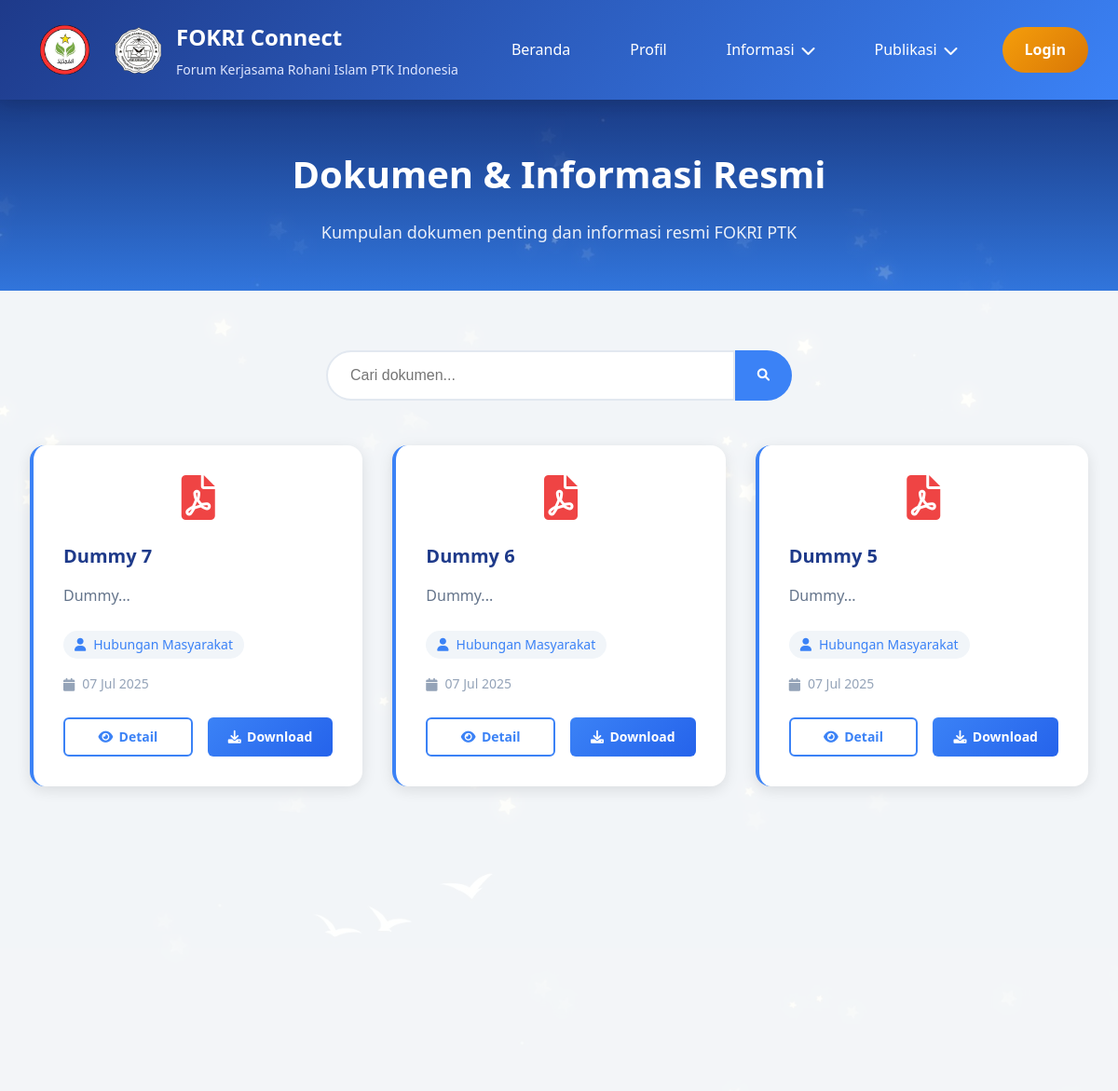
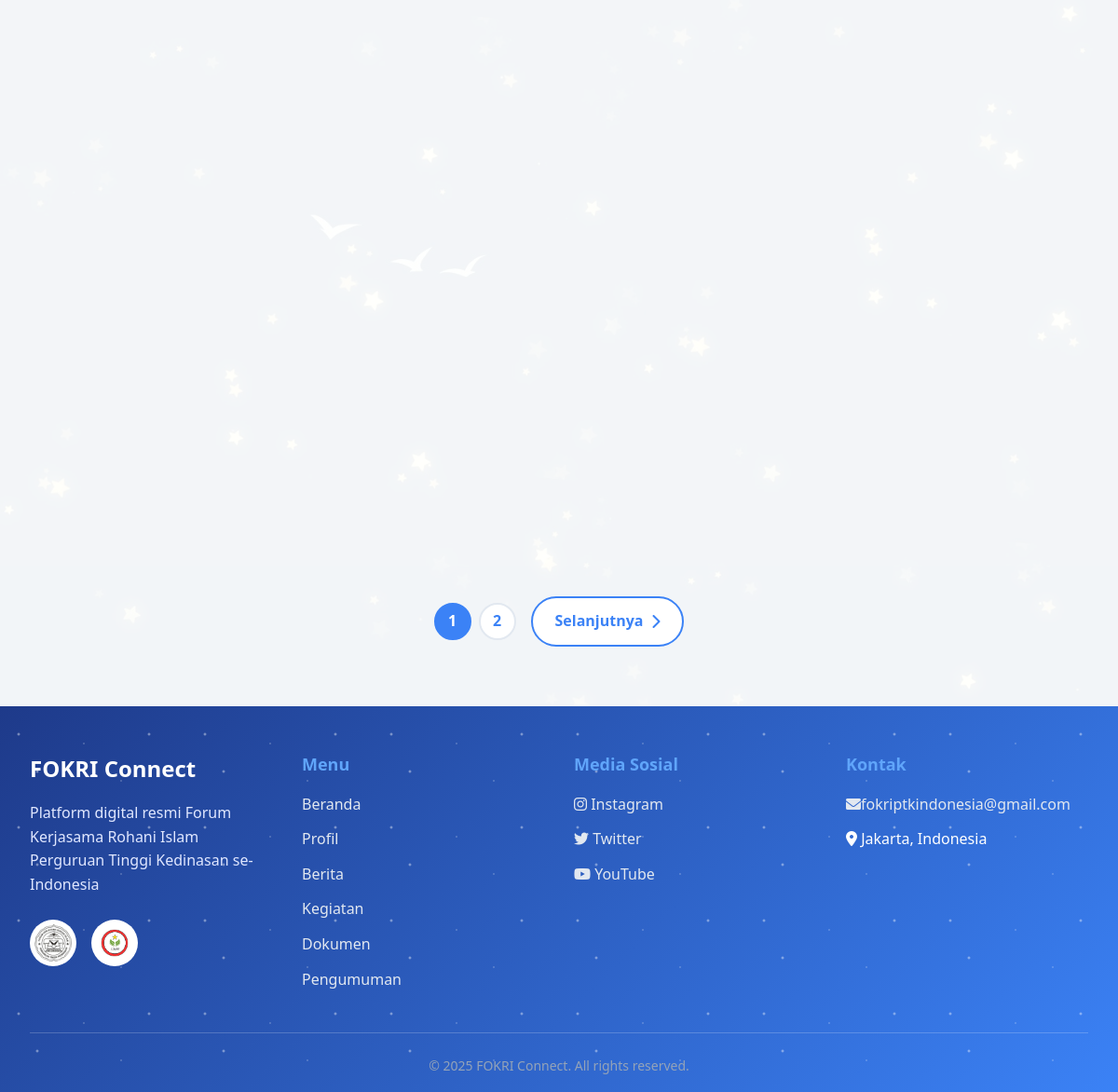
Page /php/dokumen.php on the committed database (2 pictures, top to bottom).
### tables this page shows
CREATE TABLE `dokumen` (
  `id` int NOT NULL,
  `judul` varchar(255) NOT NULL,
  `deskripsi` text,
  `file` varchar(255) DEFAULT NULL,
  `uploaded_by` varchar(10) DEFAULT NULL,
  `created_at` timestamp NOT NULL DEFAULT CURRENT_TIMESTAMP
);

CREATE TABLE `pengurus` (
  `id` varchar(10) NOT NULL,
  `nama` varchar(255) NOT NULL,
  `username` varchar(100) NOT NULL,
  `password` varchar(255) NOT NULL,
  `kategori` enum('Majelis Syuro','Senat') NOT NULL,
  `bidang` varchar(255) DEFAULT NULL,
  `jabatan` varchar(255) DEFAULT NULL,
  `asal_ptk` varchar(255) DEFAULT NULL,
  `jenis_kelamin` enum('Laki-laki','Perempuan') NOT NULL,
  `created_at` timestamp NOT NULL DEFAULT CURRENT_TIMESTAMP,
  `sub_bidang` varchar(50) DEFAULT NULL
);

### php/dokumen.php (the view, shortened to what this page needs)
<?php
include 'header.php';
include '../config/database.php';
$page = isset($_GET['page']) ? (int)$_GET['page'] : 1;
$limit = 8;
$offset = ($page - 1) * $limit;
$search = isset($_GET['search']) ? $_GET['search'] : '';
$searchCondition = '';
$params = [];
$countSql = "SELECT COUNT(*) FROM dokumen $searchCondition";
$countStmt = $pdo->prepare($countSql);
$countStmt->execute($params);
$totalRecords = $countStmt->fetchColumn();
$totalPages = ceil($totalRecords / $limit);
$sql = "SELECT dokumen.*, pengurus.bidang
        FROM dokumen
        LEFT JOIN pengurus ON dokumen.uploaded_by = pengurus.id
        $searchCondition
        ORDER BY dokumen.created_at DESC
        LIMIT :limit OFFSET :offset";
$stmt = $pdo->prepare($sql);
$stmt->bindValue(':limit', $limit, PDO::PARAM_INT);
$stmt->bindValue(':offset', $offset, PDO::PARAM_INT);
$stmt->execute();
$dokumen = $stmt->fetchAll(PDO::FETCH_ASSOC);
?>
<link rel="stylesheet" href="../css/dokumen.css">
<main class="main-content">
    <section class="page-header">
        <div class="container">
            <h1>Dokumen & Informasi Resmi</h1>
            <p>Kumpulan dokumen penting dan informasi resmi FOKRI PTK</p>
        </div>
    </section>
    <section class="dokumen-section">
        <div class="container">
            <div class="search-section">
                <form action="dokumen.php" method="GET" class="search-form">
                    <div class="search-input-group" style="position: relative;">
                        <input
                            type="text"
                            id="searchInput"
                            name="search"
                            placeholder="Cari dokumen..."
                            value="<?php echo htmlspecialchars($search ?? ''); ?>"
                            class="search-input"
                            autocomplete="off"
                        >
                        <button type="submit" class="search-btn">
                            <i class="fas fa-search"></i>
                        </button>
                    </div>
                </form>
            </div>
            <?php if (empty($dokumen)): ?>
                <div class="no-results">
                    <div class="no-results-icon">
                        <i class="fas fa-file-alt"></i>
                    </div>
                    <h3>Tidak ada dokumen ditemukan</h3>
                    <p><?php echo !empty($search) ? 'Coba kata kunci lain untuk pencarian Anda.' : 'Belum ada dokumen yang dipublikasikan.'; ?></p>
                </div>
            <?php else: ?>
                <div class="dokumen-grid">
                    <?php foreach ($dokumen as $doc): ?>
                        <div class="dokumen-card">
                            <div class="dokumen-icon">
                                <?php
                                $extension = strtolower(pathinfo($doc['file'], PATHINFO_EXTENSION));
                                $iconClass = 'fas fa-file';
                                $iconColor = '#64748b';
                                switch ($extension) {
                                    case 'pdf':
                                        $iconClass = 'fas fa-file-pdf';
                                        $iconColor = '#ef4444';
                                        break;
                                }
                                ?>
                                <i class="<?php echo $iconClass; ?>" style="color: <?php echo $iconColor; ?>"></i>
                            </div>
                            <div class="dokumen-content">
                                <h3><?php echo htmlspecialchars($doc['judul']); ?></h3>
                                <p class="dokumen-description"><?php echo htmlspecialchars(substr($doc['deskripsi'], 0, 120)) . '...'; ?></p>
                                <div class="dokumen-meta">
                                    <?php if (!empty($doc['bidang'])): ?>
                                        <span class="dokumen-uploader">
                                            <i class="fas fa-user"></i>
                                            <?php echo htmlspecialchars($doc['bidang']); ?>
                                        </span>
                                    <?php endif; ?>
                                    <span class="dokumen-date">
                                        <i class="fas fa-calendar"></i>
                                        <?php echo date('d M Y', strtotime($doc['created_at'])); ?>
                                    </span>
                                </div>
                                <div class="dokumen-actions">
                                    <a href="detail_dokumen.php?id=<?php echo $doc['id']; ?>"
                                       class="btn-preview" target="_blank">
                                        <i class="fas fa-eye"></i>
                                        Detail
                                    </a>
                                    <a href="../uploads/dokumen/<?php echo htmlspecialchars($doc['file']); ?>"
                                       download class="btn-download">
                                        <i class="fas fa-download"></i>
                                        Download
                                    </a>
                                </div>
                            </div>
                        </div>
                    <?php endforeach; ?>
                </div>
                <?php if ($totalPages > 1): ?>
                    <div class="pagination">
                        <div class="pagination-numbers">
                            <?php for ($i = 1; $i <= $totalPages; $i++): ?>
                                <a href="?page=<?php echo $i; ?><?php echo !empty($search) ? '&search=' . urlencode($search) : ''; ?>"
                                   class="pagination-number <?php echo $i == $page ? 'active' : ''; ?>">
                                    <?php echo $i; ?>
                                </a>
                            <?php endfor; ?>
                        </div>
                        <?php if ($page < $totalPages): ?>
                            <a href="?page=<?php echo $page + 1; ?><?php echo !empty($search) ? '&search=' . urlencode($search) : ''; ?>" class="pagination-btn">
                                Selanjutnya
                                <i class="fas fa-chevron-right"></i>
                            </a>
                        <?php endif; ?>
                    </div>
                <?php endif; ?>
            <?php endif; ?>
        </div>
    </section>
</main>
<?php include 'footer.php'; ?>

### css/header.css (style rules this page uses)
* { margin: 0; padding: 0; box-sizing: border-box; }
body { font-family: "Segoe UI", Tahoma, Geneva, Verdana, sans-serif; background-image: url("../aset/fixBG.jpg"); background-size: cover; background-position: center; background-attachment: fixed; min-height: 100vh; line-height: 1.6; }

### css/dokumen.css (style rules this page uses)
.page-header { background: linear-gradient(rgba(30, 58, 138, 0.8), rgba(59, 130, 246, 0.8)); color: white; padding: 3rem 0; text-align: center; }
.page-header h1 { font-size: 2.5rem; font-weight: bold; margin-bottom: 1rem; }
.page-header p { font-size: 1.125rem; opacity: 0.9; }
.dokumen-section { padding: 4rem 0; background: rgba(255, 255, 255, 0.95); }
.container { max-width: 1200px; margin: 0 auto; padding: 0 2rem; }
.search-section { margin-bottom: 3rem; display: flex; justify-content: center; }
.search-form { width: 100%; max-width: 500px; }
.search-input-group { position: relative; display: flex; }
.search-input { flex: 1; padding: 1rem 1.5rem; border: 2px solid #e2e8f0; border-radius: 2rem 0 0 2rem; font-size: 1rem; outline: none; transition: border-color 0.3s ease; }
.search-btn { background: #3b82f6; color: white; border: none; padding: 1rem 1.5rem; border-radius: 0 2rem 2rem 0; cursor: pointer; transition: background-color 0.3s ease; }
.dokumen-grid { display: grid; grid-template-columns: repeat(auto-fit, minmax(350px, 1fr)); gap: 2rem; margin-bottom: 3rem; }
.dokumen-card { background: white; border-radius: 1rem; padding: 2rem; box-shadow: 0 4px 15px rgba(0, 0, 0, 0.1); transition: transform 0.3s ease, box-shadow 0.3s ease; border-left: 4px solid #3b82f6; }
.dokumen-icon { text-align: center; margin-bottom: 1.5rem; }
.dokumen-icon i { font-size: 3rem; transition: transform 0.3s ease; }
.dokumen-content h3 { color: #1e3a8a; font-size: 1.25rem; font-weight: bold; margin-bottom: 1rem; line-height: 1.4; }
.dokumen-description { color: #64748b; line-height: 1.6; margin-bottom: 1.5rem; }
.dokumen-meta { display: flex; gap: 1rem; margin-bottom: 1.5rem; font-size: 0.875rem; flex-wrap: wrap; }
.dokumen-uploader, .dokumen-date { display: flex; align-items: center; gap: 0.5rem; color: #94a3b8; }
.dokumen-uploader { background: #f1f5f9; padding: 0.25rem 0.75rem; border-radius: 1rem; color: #3b82f6; }
.dokumen-actions { display: flex; gap: 1rem; }
.btn-download, .btn-preview { flex: 1; padding: 0.5rem 0.75rem; border-radius: 0.375rem; font-weight: 600; font-size: 0.875rem; text-decoration: none; text-align: center; transition: all 0.3s ease; display: flex; align-items: center; justify-content: center; gap: 0.4rem; border: none; cursor: pointer; }
.btn-download { background: linear-gradient(135deg, #3b82f6 0%, #2563eb 100%); color: white; }
.btn-preview { background: transparent; color: #3b82f6; border: 2px solid #3b82f6; }
.pagination { display: flex; justify-content: center; align-items: center; gap: 1rem; flex-wrap: wrap; }
.pagination-btn { display: flex; align-items: center; gap: 0.5rem; padding: 0.75rem 1.5rem; background: white; color: #3b82f6; text-decoration: none; border: 2px solid #3b82f6; border-radius: 2rem; font-weight: 600; transition: all 0.3s ease; }
.pagination-numbers { display: flex; gap: 0.5rem; }
.pagination-number { display: flex; align-items: center; justify-content: center; width: 40px; height: 40px; background: white; color: #3b82f6; text-decoration: none; border: 2px solid #e2e8f0; border-radius: 50%; font-weight: 600; transition: all 0.3s ease; }
.pagination-number:hover, .pagination-number.active { background: #3b82f6; color: white; border-color: #3b82f6; }

### rows in the picture
dokumen: judul "Dummy 7", deskripsi "Dummy", uploaded_by.bidang "Hubungan Masyarakat", created_at "07 Jul 2025"
dokumen: judul "Dummy 6", deskripsi "Dummy", uploaded_by.bidang "Hubungan Masyarakat", created_at "07 Jul 2025"
dokumen: judul "Dummy 5", deskripsi "Dummy", uploaded_by.bidang "Hubungan Masyarakat", created_at "07 Jul 2025"
